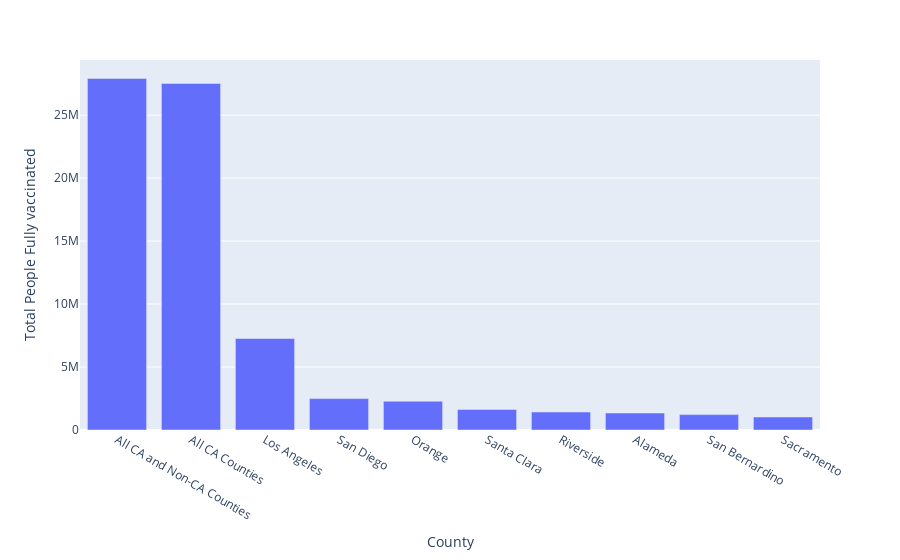

The cell this chart's notebook holds for it:
### Code cell
#plot the graph and show results for people fully vaccinated by county for the top 20 counties
top5_people_fully_vaccinated = total_people_fully_vaccinated.nlargest(10,columns = ['cumulative_fully_vaccinated'])

fig = px.bar(x = top5_people_fully_vaccinated['county'], y= top5_people_fully_vaccinated['cumulative_fully_vaccinated'],
            labels={"x": "County", "y": "Total People Fully vaccinated"},
             )
fig.show()
top_people_fully_vaccinated

### Figure 1 — Plotly figure (JSON) as saved in the notebook; plotly's stock layout.template omitted (floating-point values rounded to 4 significant figures)
{"data": [{"alignmentgroup": "True", "hovertemplate": "County=%{x}<br>Total People Fully vaccinated=%{y}<extra></extra>", "legendgroup": "", "marker": {"color": "#636efa", "pattern": {"shape": ""}}, "name": "", "offsetgroup": "", "orientation": "v", "showlegend": false, "textposition": "auto", "type": "bar", "x": ["All CA and Non-CA Counties", "All CA Counties", "Los Angeles", "San Diego", "Orange", "Santa Clara", "Riverside", "Alameda", "San Bernardino", "Sacramento"], "xaxis": "x", "y": [27906491, 27516891, 7262335, 2492721, 2281279, 1635937, 1424607, 1349877, 1221724, 1034337], "yaxis": "y"}], "layout": {"barmode": "relative", "legend": {"tracegroupgap": 0}, "margin": {"t": 60}, "xaxis": {"anchor": "y", "domain": [0, 1], "title": {"text": "County"}}, "yaxis": {"anchor": "x", "domain": [0, 1], "title": {"text": "Total People Fully vaccinated"}}}}
